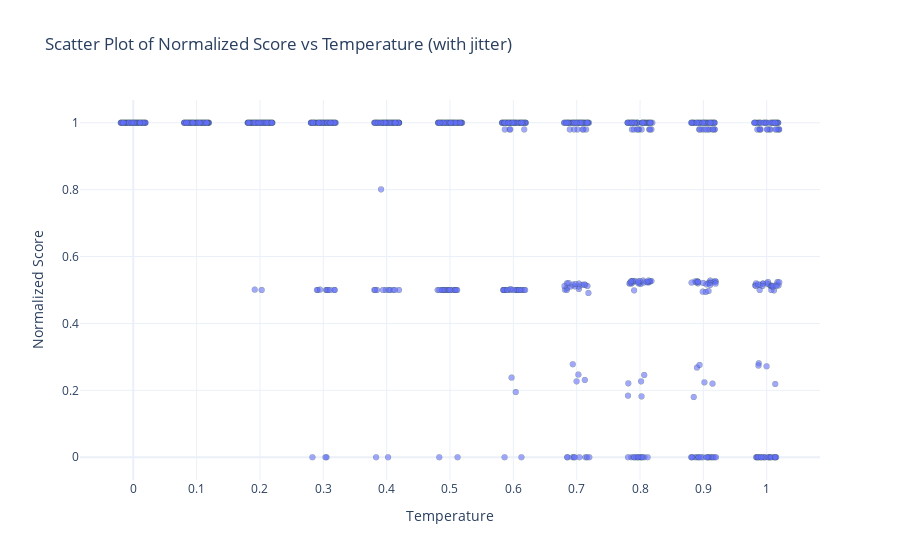

Notebook code for this chart:
### Code cell
import pandas as pd
import plotly.express as px
import numpy as np

files_with_temp = [
    ("res_MdLike_male_week01Best_0.0.csv", 0.0),
    ("res_MdLike_male_week01Best_0.1.csv", 0.1),
    ("res_MdLike_male_week01Best_0.2.csv", 0.2),
    ("res_MdLike_male_week01Best_0.3.csv", 0.3),
    ("res_MdLike_male_week01Best_0.4.csv", 0.4),
    ("res_MdLike_male_week01Best_0.5.csv", 0.5),
    ("res_MdLike_male_week01Best_0.6.csv", 0.6),
    ("res_MdLike_male_week01Best_0.7.csv", 0.7),
    ("res_MdLike_male_week01Best_0.8.csv", 0.8),
    ("res_MdLike_male_week01Best_0.9.csv", 0.9),
    ("res_MdLike_male_week01Best_1.csv", 1),
]

dfs = []
for file, temp in files_with_temp:
    df = pd.read_csv(file)
    df["temperature"] = temp
    dfs.append(df)

combined_df = pd.concat(dfs, ignore_index=True)

# Add small jitter to temperature so overlapping points are visible
np.random.seed(42)  # for reproducibility
combined_df["temp_jitter"] = combined_df["temperature"] + np.random.uniform(
    -0.02, 0.02, size=len(combined_df)
)

fig = px.scatter(
    combined_df,
    x="temp_jitter",
    y="Normalized",
    opacity=0.6,
    hover_data=["Model", "Move", "Eval"],
    title="Scatter Plot of Normalized Score vs Temperature (with jitter)",
    labels={"temp_jitter": "Temperature", "Normalized": "Normalized Score"},
)

fig.update_traces(marker=dict(size=6, line=dict(width=0.5, color="DarkSlateGrey")))
fig.update_layout(xaxis=dict(dtick=0.1), template="plotly_white")

fig.show()

### Figure 1 — Plotly figure (JSON) as saved in the notebook; plotly's stock layout.template omitted (floating-point values rounded to 4 significant figures; data arrays with more than 128 entries replaced by an {"elided": "..."} marker saying what was removed)
{"data": [{"customdata": {"elided": "1177x3 str values"}, "hovertemplate": "Temperature=%{x}<br>Normalized Score=%{y}<br>Model=%{customdata[0]}<br>Move=%{customdata[1]}<br>Eval=%{customdata[2]}<extra></extra>", "legendgroup": "", "marker": {"color": "#636efa", "line": {"color": "DarkSlateGrey", "width": 0.5}, "opacity": 0.6, "size": 6, "symbol": "circle"}, "mode": "markers", "name": "", "showlegend": false, "type": "scattergl", "x": {"elided": "1177 float values"}, "xaxis": "x", "y": {"elided": "1177 float values"}, "yaxis": "y"}], "layout": {"legend": {"tracegroupgap": 0}, "title": {"text": "Scatter Plot of Normalized Score vs Temperature (with jitter)"}, "xaxis": {"anchor": "y", "domain": [0, 1], "dtick": 0.1, "title": {"text": "Temperature"}}, "yaxis": {"anchor": "x", "domain": [0, 1], "title": {"text": "Normalized Score"}}}}
